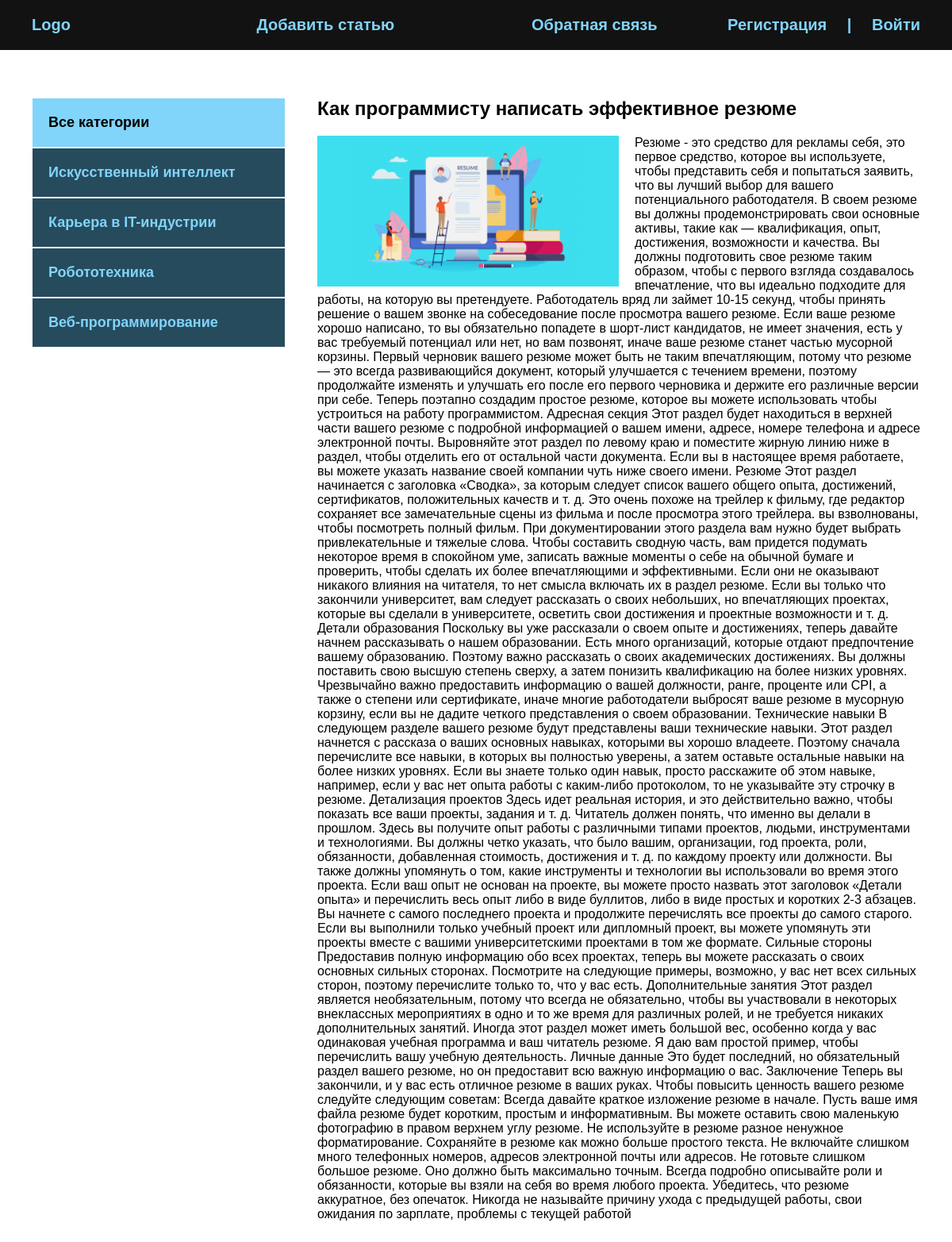
The page /post/kak-programmistu-napisat-effektivnoe-rezyume/ on the database its author committed.
### blog/models.py (models this page shows, shortened)
class Category(models.Model):
    name = models.CharField(max_length=100, verbose_name="Категория")
    slug = models.SlugField(max_length=100, unique=True, verbose_name="URL")
    def get_absolute_url(self):
        return reverse('category', kwargs={'cat_slug': self.slug})
    class Meta:
        verbose_name = "категорию"
        verbose_name_plural = "Категории"

class Blog(models.Model):
    title = models.CharField(max_length=255, verbose_name="Название")
    slug = models.SlugField(max_length=255, unique=True, verbose_name="URL")
    content = models.TextField(blank=True, verbose_name="Контент")
    photo = models.ImageField(upload_to="photos/%Y/%m/%d/", blank=True, verbose_name="Фото")
    time_created = models.DateTimeField(auto_now_add=True, verbose_name="Дата публикации")
    time_update = models.DateTimeField(auto_now=True, verbose_name="Дата обновления")
    is_published = models.BooleanField(default=True, verbose_name="Опубликовано")
    cat = models.ForeignKey('Category', on_delete=models.PROTECT, verbose_name="Категория")
    def __str__(self):
        return self.title
    class Meta:
        verbose_name = "новость"
        verbose_name_plural = "Новости"
        ordering = ["-time_created"]

### blog/views.py (the view)
# urls.py: path('post/<slug:post_slug>/', ShowPost.as_view(), name='post'),
class ShowPost(DataMixin, DetailView):
    model = Blog
    template_name = 'blog/post.html'
    slug_url_kwarg = 'post_slug'
    context_object_name = 'post'
    def get_context_data(self, *, object_list=None, **kwargs):
        context = super().get_context_data(**kwargs)
        c_def = self.get_user_context(title=context['post'])
        return dict(list(context.items()) + list(c_def.items()))

### blog/utils.py (called while the page is built)
    def get_user_context(self, **kwargs):
        context = kwargs
        cats = Category.objects.annotate(Count('blog'))
        user_menu = menu.copy()
        if not self.request.user.is_authenticated:
            user_menu.pop(0)
        context['menu'] = menu
        context['cats'] = cats
        if 'cat_selected' not in context:
            context['cat_selected'] = 0
        return context

### blog/templates/blog/post.html
{% extends 'blog/base.html' %}
{% block content %}
<div class="post">
    <h2>{{ post.title }}</h2>
    {% if post.photo %}
    <img src="{{ post.photo.url }}" alt="" class="image">
    {% endif %}
    {{ post.content|safe }}
</div>
{% endblock %}

### blog/templates/blog/base.html (shortened to what this page needs)
<!DOCTYPE html>
{% load static %}
{% load blog_tags %}
<html lang="en">
<head>
    <link rel="stylesheet" href="{% static 'css/style.css' %}">
</head>
<body>
  <div class="header">
      <div class="wrap">
          <ul class="mainmenu">
              <li class="logo"><a href="{% url 'index' %}">Logo</a></li>
              {% for m in menu %}
              <li class="last"><a href="{% url m.url_name %}">{{ m.title }}</a></li>
              {% endfor %}
              {% if request.user.is_authenticated %}
              <li class="last">{{ user.username }} | <a href="{% url 'logout' %}">Выйти</a> </li>
              {% else %}
              <li class="last"><a href="{% url 'register' %}">Регистрация</a> | <a href="{% url 'login' %}">Войти</a></li>
              {% endif %}
          </ul>
      </div>
  </div>
  <div class="content">
    <div class="wrap">
       <div class="sidebar">
            <ul>
                {% if cat_selected == 0 %}
                <li class="selected">Все категории</li>
                {% else %}
                <li><a href="{% url 'index' %}">Все категории</a></li>
                {% endif %}
                {% for c in cats %}
                    {% if c.blog__count > 0 %}
                        {% if c.pk == cat_selected %}
                        <li class="selected">{{ c.name }}</li>
                        {% else %}
                        <li><a href="{{ c.get_absolute_url }}">{{ c.name }}</a></li>
                        {% endif %}
                 {% endif %}
                {% endfor %}
            </ul>
       </div>
        <div class="main">
          {% block content %}
          {% endblock %}
        </div>
    </div>
  </div>
</body>
</html>

### blog/static/css/style.css (style rules this page uses)
body { margin: 0; padding: 0; background: #264b5d; font-family: Verdana, Geneva, Tahoma, sans-serif; }
.wrap { max-width: 1200px; margin: 0 auto; }
.content .wrap { background: #FFF; padding: 40px; box-sizing: border-box; display: flex; }
ul { list-style: none; margin: 0; padding: 0; }
a { color: #81d4fa; text-decoration: none; padding: 20px; }
.header { background: #121212; }
.mainmenu { display: flex; align-items: center; font-size: 20px; font-weight: bold; padding: 20px; justify-content: space-between; }
.logo { flex-basis: 20%; }
.last { flex-basis: 40%; text-align: right; color: #81d4fa; }
.sidebar ul { width: 320px; margin-right: 40px; margin-top: 20px; }
.sidebar a { padding: 20px; display: block; border: 1px solid #FFF; background: #264b5d; font-weight: bold; font-size: 18px; }
.selected { font-size: 18px; padding: 20px; border: 1px solid #FFF; font-weight: bold; background: #81d4fa; }
.image { float: left; margin-right: 20px; max-width: 50%; }
.post { font-size: 16px; }
.last a { display: inline; }

### rows shown on the page
Category: name "Искусственный интеллект"
Category: name "Карьера в IT-индустрии"
Category: name "Робототехника"
Category: name "Веб-программирование"
Blog: title "Как программисту написать эффективное резюме", photo (picture), content "Резюме - это средство для рекламы себя, это первое средство, которое вы используете, чтобы представить себя и попытаться заявить, что вы лучший выбор для вашего потенциального работодателя. В своем резюме вы должны продемонстрировать свои основные активы, такие как — квалификация, опыт, достижения, возможности и качества. Вы должны подготовить свое резюме таким образом, чтобы с первого взгляда создавалось впечатление, что вы идеально подходите для работы, на которую вы претендуете. Работодатель вряд ли займет 10-15 секунд, чтобы принять решение о вашем звонке на собеседование после просмотра вашего резюме. Если ваше резюме хорошо написано, то вы обязательно попадете в шорт-лист кандидатов,…"

### other values the page prints
{{ m.title }} "Добавить статью" "Обратная связь"
